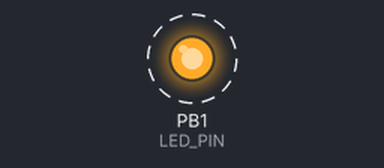
Bench run of a sketch on a simulated ATtiny85, built with avr-gcc and run on an emulated ATtiny85. Shown: output pins drawn as LEDs (lit = HIGH). Dashed ring = blinking. Random numbers use the default seed unless the sketch sets one.

Above: at 5.03 s.
Timing chart, 0 to 8.0 s (numbered marks = the images above):
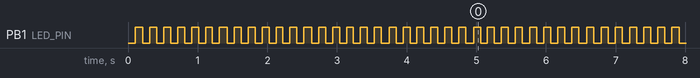

Measured:
- by itself, PB1 (LED_PIN): alternates HIGH for 0.10 s and LOW for 0.10 s

The sketch:

ino.ino
```cpp
#include <DigiKeyboard.h>
#include <avr/pgmspace.h>

// --- LED Pin ---
#define LED_PIN 1  // Built-in LED on Digispark

// --- Key codes ---
#define KEY_ENTER       40
#define KEY_BACKSPACE   42
#define KEY_T           23
#define KEY_W           26
#define KEY_CTRL        MOD_CONTROL_LEFT
#define KEY_ALT         MOD_ALT_LEFT
#ifndef KEY_F4
#define KEY_F4          61
#endif

// --- Search Query Definitions ---
#define SEARCH_COUNT 25

const char query0[]  PROGMEM = "python tutorial for beginners";
const char query1[]  PROGMEM = "machine learning basics";
const char query2[]  PROGMEM = "cloud computing explained";
const char query3[]  PROGMEM = "docker container guide";
const char query4[]  PROGMEM = "git commands cheat sheet";
const char query5[]  PROGMEM = "react vs angular comparison";
const char query6[]  PROGMEM = "sql database optimization";
const char query7[]  PROGMEM = "cybersecurity best practices";
const char query8[]  PROGMEM = "raspberry pi projects ideas";
const char query9[]  PROGMEM = "blockchain technology explained";
const char query10[] PROGMEM = "kubernetes deployment tutorial";
const char query11[] PROGMEM = "javascript array methods";
const char query12[] PROGMEM = "linux command line basics";
const char query13[] PROGMEM = "rest api design principles";
const char query14[] PROGMEM = "microservices architecture patterns";
const char query15[] PROGMEM = "neural networks introduction";
const char query16[] PROGMEM = "continuous integration ci cd";
const char query17[] PROGMEM = "data structures and algorithms";
const char query18[] PROGMEM = "aws cloud services overview";
const char query19[] PROGMEM = "mongodb vs postgresql";
const char query20[] PROGMEM = "tensorflow keras tutorial";
const char query21[] PROGMEM = "software design patterns";
const char query22[] PROGMEM = "agile scrum methodology";
const char query23[] PROGMEM = "web development roadmap";
const char query24[] PROGMEM = "network protocols tcp ip";

const char* const queries[] PROGMEM = {
  query0, query1, query2, query3, query4, query5, query6, query7, query8, query9,
  query10, query11, query12, query13, query14, query15, query16, query17, query18, query19,
  query20, query21, query22, query23, query24
};

// --- Settings ---
#define MAX_SEARCHES        25
#define TYPE_DELAY_MIN      80
#define TYPE_DELAY_MAX      160
#define TYPE_JITTER         40
#define MICRO_PAUSE_CHANCE  6
#define MICRO_PAUSE_MS      200
#define TYPO_CHANCE         12
#define PAGE_WAIT_MIN       3000
#define PAGE_WAIT_MAX       5000
#define MAX_QUERY_LEN       96

bool usedQueries[SEARCH_COUNT] = {false};
byte cnt = 0;
bool ledState = false;
unsigned long lastLedToggle = 0;

// --- LED Helper ---
void toggleLED() {
  ledState = !ledState;
  digitalWrite(LED_PIN, ledState ? HIGH : LOW);
}

void blinkingDelay(int ms) {
  unsigned long start = millis();
  while (millis() - start < ms) {
    if (millis() - lastLedToggle >= 100) {  // Blink every 100ms
      toggleLED();
      lastLedToggle = millis();
    }
    DigiKeyboard.delay(10);
  }
}

// --- Helpers ---
void typeCStr(const char* text) {
  for (const char* p = text; *p; ++p) {
    // LED blink during typing
    if (millis() - lastLedToggle >= 100) {
      toggleLED();
      lastLedToggle = millis();
    }

    if (isAlpha(*p) && random(TYPO_CHANCE) == 0) {
      char wrongChar = (char)random('a', 'z' + 1);
      DigiKeyboard.print(wrongChar);
      blinkingDelay(100);
      DigiKeyboard.sendKeyStroke(KEY_BACKSPACE);
      blinkingDelay(150);
    }

    DigiKeyboard.print(*p);

    int delayMs = random(TYPE_DELAY_MIN, TYPE_DELAY_MAX + 1);
    delayMs += random(-TYPE_JITTER, TYPE_JITTER + 1);
    blinkingDelay(max(40, delayMs));

    if (random(MICRO_PAUSE_CHANCE) == 0) {
      blinkingDelay(MICRO_PAUSE_MS);
    }
  }
}

void typeRandomQuery() {
  byte unusedCount = 0;
  for (byte i = 0; i < SEARCH_COUNT; i++) if (!usedQueries[i]) unusedCount++;
  if (unusedCount == 0) for (byte i = 0; i < SEARCH_COUNT; i++) usedQueries[i] = false;

  byte idx;
  byte attempts = 0;
  do {
    idx = random(SEARCH_COUNT);
    attempts++;
  } while (usedQueries[idx] && attempts < SEARCH_COUNT * 2);

  usedQueries[idx] = true;

  char buffer[MAX_QUERY_LEN];
  strncpy_P(buffer, (PGM_P)pgm_read_word(&queries[idx]), MAX_QUERY_LEN - 1);
  buffer[MAX_QUERY_LEN - 1] = '\0';

  typeCStr(buffer);
}

void doSearch() {
  DigiKeyboard.sendKeyStroke(KEY_T, KEY_CTRL);
  blinkingDelay(700);

  typeRandomQuery();
  DigiKeyboard.sendKeyStroke(KEY_ENTER);
  blinkingDelay(random(PAGE_WAIT_MIN, PAGE_WAIT_MAX + 1));

  DigiKeyboard.sendKeyStroke(KEY_W, KEY_CTRL);
  blinkingDelay(500);
}

// --- Main ---
void setup() {
  pinMode(LED_PIN, OUTPUT);  // Initialize LED pin
  digitalWrite(LED_PIN, LOW);

  DigiKeyboard.sendKeyStroke(0);
  randomSeed(analogRead(0));

  // Blink during initial delay
  blinkingDelay(5000);
}

void loop() {
  if (cnt < MAX_SEARCHES) {
    doSearch();
    cnt++;
  } else {
    DigiKeyboard.sendKeyStroke(KEY_F4, KEY_ALT);
    blinkingDelay(1000);

    // Keep LED blinking forever after completion
    while(1) {
      toggleLED();
      DigiKeyboard.delay(100);
    }
  }
}

bool isAlpha(char c) {
  return (c >= 'a' && c <= 'z') || (c >= 'A' && c <= 'Z');
}
```
